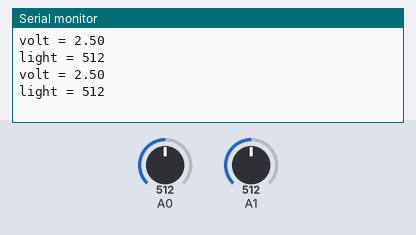
A sketch run on a simulated Arduino Uno, built with avr-gcc and run on an emulated ATmega328P. Shown: the last lines printed to the serial monitor. The inputs (shaded band) are chosen by the test bench; at power-on: A0 = 512, A1 = 512.

Above: at 1.8 s.
1.9 s: A0 set to 716
At 2.7 s:
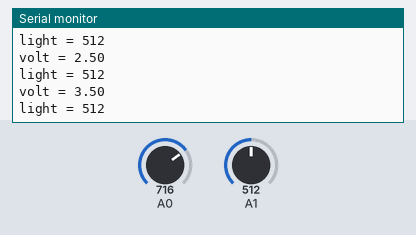
3.4 s: A1 set to 716
At 4.7 s:
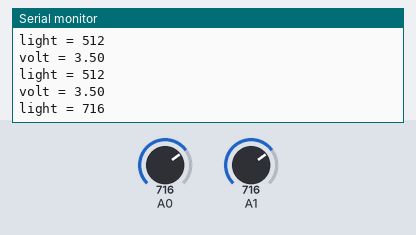
4.9 s: A0 set to 900
At 5.8 s:
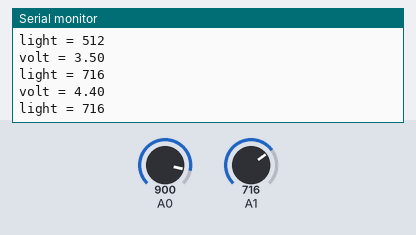
6.4 s: A1 set to 900
At 7.8 s:
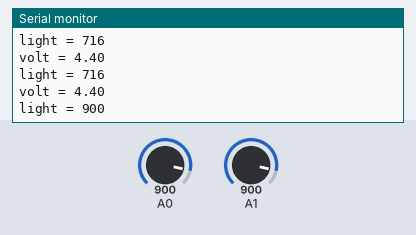
Timing chart, 0 to 8.9 s (numbered marks = the images above; inputs shaded):
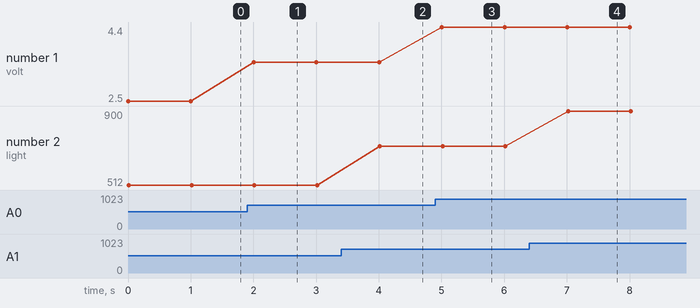

Measured:
- after the input at 1.9 s, the serial monitor: prints a new line after 0.10 s (image 1)
- after the input at 3.4 s, the serial monitor: prints a new line after 0.62 s (image 2)
- after the input at 4.9 s, the serial monitor: prints a new line after 0.10 s (image 3)
- after the input at 6.4 s, the serial monitor: prints a new line after 0.62 s (image 4)
- plotted number 1: 2.5 → 3.5 after the input at 1.9 s, 3.5 → 4.4 after the input at 4.9 s
- plotted number 2: 512 → 716 after the input at 3.4 s, 716 → 900 after the input at 6.4 s

The sketch:

TestVoltmeter.ino
```cpp
void setup() {
  // put your setup code here, to run once:
  Serial.begin(9600);
}

void loop() {
  // put your main code here, to run repeatedly:
  // 3.3V -> A0: 선 연결
  int nVolt = analogRead(A0);  // A0 포트에서 아날로그 전압값 읽음 -> 0~1023 숫자로 바꿈
  // 0V -> nVolt = 0; 5V -> nVolt = 1023 (2^10 = 1024)
  double volt = 5. / 1023. * nVolt;          // step -> 전압값
  Serial.println("volt = " + String(volt));  // String(volt): double -> string
  int nLight = analogRead(A1);
  Serial.println("light = " + String(nLight));
  delay(1000);                               // 1000 ms 지연
}
```
